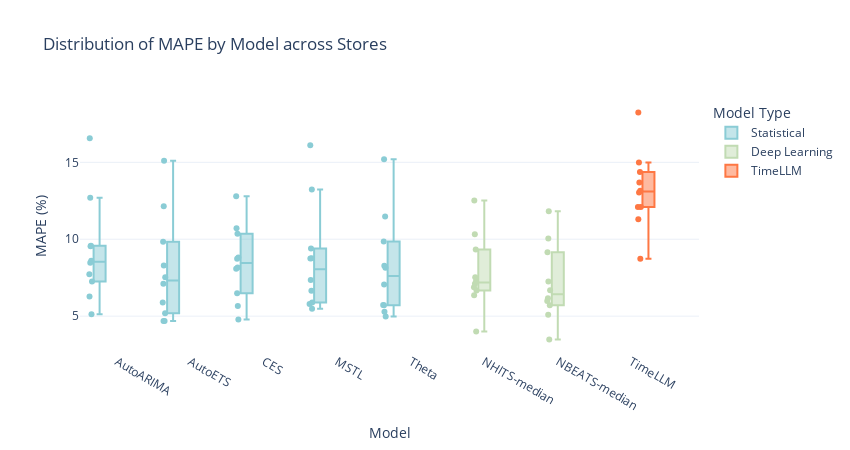

Here is the notebook cell this chart was saved with:
### Code cell
# Add model type mapping
model_types = {
    "AutoARIMA": "Statistical",
    "AutoETS": "Statistical",
    "CES": "Statistical",
    "MSTL": "Statistical",
    "Theta": "Statistical",
    "NHITS-median": "Deep Learning",
    "NBEATS-median": "Deep Learning",
    "TimeLLM": "TimeLLM"
}
scores_per_ts_df["model_type"] = scores_per_ts_df["model"].map(model_types)

# Convert metric to percentage if needed
if as_percentage:
    scores_per_ts_df[f"{metric}_perc"] = scores_per_ts_df[metric] * 100
    y_axis_label = f"{metric} (%)"
else:
    scores_per_ts_df[f"{metric}_perc"] = scores_per_ts_df[metric]
    y_axis_label = metric

# Define color palette
color_map = {
    "Statistical": "#8ACCD5",
    "Deep Learning": "#C1DBB3",
    "TimeLLM": "#FE7743"
}

# Create boxplot
fig = px.box(
    scores_per_ts_df,
    x="model",
    y=f"{metric}_perc",
    color="model_type",
    color_discrete_map=color_map,
    points="all",
    title=f"Distribution of {metric} by Model across Stores"
)

fig.update_layout(
    yaxis_title=y_axis_label, 
    xaxis_title="Model", 
    legend_title="Model Type",
    height=450,
    width=850
)

fig.show()

### Figure 1 — Plotly figure (JSON) as saved in the notebook; plotly's stock layout.template omitted (floating-point values rounded to 4 significant figures)
{"data": [{"alignmentgroup": "True", "boxpoints": "all", "hovertemplate": "model_type=Statistical<br>model=%{x}<br>MAPE_perc=%{y}<extra></extra>", "legendgroup": "Statistical", "marker": {"color": "#8ACCD5"}, "name": "Statistical", "notched": false, "offsetgroup": "Statistical", "orientation": "v", "showlegend": true, "type": "box", "x": ["AutoARIMA", "AutoARIMA", "AutoARIMA", "AutoARIMA", "AutoARIMA", "AutoARIMA", "AutoARIMA", "AutoARIMA", "AutoARIMA", "AutoARIMA", "AutoETS", "AutoETS", "AutoETS", "AutoETS", "AutoETS", "AutoETS", "AutoETS", "AutoETS", "AutoETS", "AutoETS", "CES", "CES", "CES", "CES", "CES", "CES", "CES", "CES", "CES", "CES", "MSTL", "MSTL", "MSTL", "MSTL", "MSTL", "MSTL", "MSTL", "MSTL", "MSTL", "MSTL", "Theta", "Theta", "Theta", "Theta", "Theta", "Theta", "Theta", "Theta", "Theta", "Theta"], "x0": " ", "xaxis": "x", "y": [7.252, 6.272, 5.123, 9.57, 12.7, 8.465, 8.6, 7.73, 16.56, 9.543, 4.688, 5.881, 4.676, 5.183, 12.15, 8.289, 7.112, 7.523, 15.1, 9.835, 6.494, 5.655, 4.786, 8.158, 12.8, 8.739, 8.809, 8.084, 10.35, 10.72, 7.346, 5.483, 5.885, 5.792, 13.24, 8.77, 6.657, 8.754, 16.12, 9.392, 5.288, 5.719, 5.706, 4.982, 11.49, 8.15, 7.058, 8.276, 15.19, 9.846], "y0": " ", "yaxis": "y"}, {"alignmentgroup": "True", "boxpoints": "all", "hovertemplate": "model_type=Deep Learning<br>model=%{x}<br>MAPE_perc=%{y}<extra></extra>", "legendgroup": "Deep Learning", "marker": {"color": "#C1DBB3"}, "name": "Deep Learning", "notched": false, "offsetgroup": "Deep Learning", "orientation": "v", "showlegend": true, "type": "box", "x": ["NHITS-median", "NHITS-median", "NHITS-median", "NHITS-median", "NHITS-median", "NHITS-median", "NHITS-median", "NHITS-median", "NHITS-median", "NHITS-median", "NBEATS-median", "NBEATS-median", "NBEATS-median", "NBEATS-median", "NBEATS-median", "NBEATS-median", "NBEATS-median", "NBEATS-median", "NBEATS-median", "NBEATS-median"], "x0": " ", "xaxis": "x", "y": [6.67, 12.52, 4.002, 6.366, 10.32, 7.103, 6.879, 7.26, 9.333, 7.527, 6.164, 11.82, 3.487, 5.082, 9.155, 5.99, 6.686, 5.709, 10.04, 7.247], "y0": " ", "yaxis": "y"}, {"alignmentgroup": "True", "boxpoints": "all", "hovertemplate": "model_type=TimeLLM<br>model=%{x}<br>MAPE_perc=%{y}<extra></extra>", "legendgroup": "TimeLLM", "marker": {"color": "#FE7743"}, "name": "TimeLLM", "notched": false, "offsetgroup": "TimeLLM", "orientation": "v", "showlegend": true, "type": "box", "x": ["TimeLLM", "TimeLLM", "TimeLLM", "TimeLLM", "TimeLLM", "TimeLLM", "TimeLLM", "TimeLLM", "TimeLLM", "TimeLLM"], "x0": " ", "xaxis": "x", "y": [14.99, 18.24, 12.09, 8.732, 13.16, 12.09, 11.3, 14.38, 13.04, 13.69], "y0": " ", "yaxis": "y"}], "layout": {"boxmode": "group", "height": 450, "legend": {"title": {"text": "Model Type"}, "tracegroupgap": 0}, "title": {"text": "Distribution of MAPE by Model across Stores"}, "width": 850, "xaxis": {"anchor": "y", "domain": [0, 1], "title": {"text": "Model"}}, "yaxis": {"anchor": "x", "domain": [0, 1], "title": {"text": "MAPE (%)"}}}}
